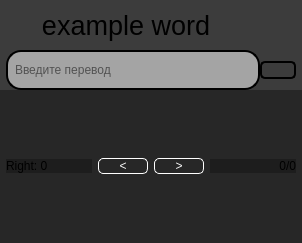
<?xml version="1.0" encoding="UTF-8"?>
<ui version="4.0">
 <class>Form</class>
 <widget class="QWidget" name="Form">
  <property name="geometry">
   <rect>
    <x>0</x>
    <y>0</y>
    <width>302</width>
    <height>243</height>
   </rect>
  </property>
  <property name="windowTitle">
   <string>Form</string>
  </property>
  <property name="styleSheet">
   <string notr="true">background-color: rgba(33, 33, 33, 167);</string>
  </property>
  <layout class="QVBoxLayout" name="verticalLayout_2">
   <property name="spacing">
    <number>0</number>
   </property>
   <property name="leftMargin">
    <number>0</number>
   </property>
   <property name="topMargin">
    <number>0</number>
   </property>
   <property name="rightMargin">
    <number>0</number>
   </property>
   <property name="bottomMargin">
    <number>0</number>
   </property>
   <item>
    <layout class="QVBoxLayout" name="verticalLayout_3" stretch="1,1,0">
     <property name="spacing">
      <number>0</number>
     </property>
     <item>
      <layout class="QHBoxLayout" name="horizontalLayout">
       <property name="leftMargin">
        <number>6</number>
       </property>
       <property name="rightMargin">
        <number>6</number>
       </property>
       <item>
        <widget class="QLabel" name="label">
         <property name="font">
          <font>
           <pointsize>20</pointsize>
          </font>
         </property>
         <property name="styleSheet">
          <string notr="true">background-color: rgba(255, 255, 255, 0);</string>
         </property>
         <property name="text">
          <string>example word</string>
         </property>
         <property name="alignment">
          <set>Qt::AlignCenter</set>
         </property>
         <property name="margin">
          <number>10</number>
         </property>
        </widget>
       </item>
       <item>
        <widget class="QLabel" name="label_2">
         <property name="maximumSize">
          <size>
           <width>50</width>
           <height>50</height>
          </size>
         </property>
         <property name="styleSheet">
          <string notr="true">background-color: rgba(255, 255, 255, 0);</string>
         </property>
         <property name="text">
          <string/>
         </property>
         <property name="pixmap">
          <pixmap>../../icons/checked.png</pixmap>
         </property>
         <property name="scaledContents">
          <bool>true</bool>
         </property>
        </widget>
       </item>
      </layout>
     </item>
     <item>
      <layout class="QHBoxLayout" name="horizontalLayout_2">
       <property name="leftMargin">
        <number>6</number>
       </property>
       <property name="rightMargin">
        <number>6</number>
       </property>
       <item>
        <widget class="QLineEdit" name="lineEdit">
         <property name="minimumSize">
          <size>
           <width>200</width>
           <height>40</height>
          </size>
         </property>
         <property name="styleSheet">
          <string notr="true">border-radius: 15px;
background-color: rgba(220, 220, 220, 167);
border: 2px solid #000;
padding-left: 5px;
padding-right: 5px;</string>
         </property>
         <property name="placeholderText">
          <string>Введите перевод</string>
         </property>
        </widget>
       </item>
       <item>
        <widget class="QPushButton" name="pushButton">
         <property name="styleSheet">
          <string notr="true">QPushButton {
color: rgb(250, 250, 250);
background-color: rgba(255, 255, 255, 0);
border-radius: 5px;
border: 2px solid #000;
}</string>
         </property>
         <property name="text">
          <string/>
         </property>
         <property name="icon">
          <iconset>
           <normaloff>../../icons/check-mark.png</normaloff>../../icons/check-mark.png</iconset>
         </property>
         <property name="iconSize">
          <size>
           <width>35</width>
           <height>35</height>
          </size>
         </property>
        </widget>
       </item>
      </layout>
     </item>
     <item>
      <widget class="QWidget" name="" native="true">
       <property name="styleSheet">
        <string notr="true">background-color: rgba(23, 23, 23, 148);</string>
       </property>
       <layout class="QHBoxLayout" name="horizontalLayout_3">
        <property name="leftMargin">
         <number>6</number>
        </property>
        <property name="rightMargin">
         <number>6</number>
        </property>
        <item>
         <widget class="QLabel" name="label_3">
          <property name="sizePolicy">
           <sizepolicy hsizetype="Preferred" vsizetype="Maximum">
            <horstretch>0</horstretch>
            <verstretch>0</verstretch>
           </sizepolicy>
          </property>
          <property name="text">
           <string>Right: 0</string>
          </property>
         </widget>
        </item>
        <item>
         <widget class="QPushButton" name="pushButton_3">
          <property name="sizePolicy">
           <sizepolicy hsizetype="Maximum" vsizetype="Maximum">
            <horstretch>0</horstretch>
            <verstretch>0</verstretch>
           </sizepolicy>
          </property>
          <property name="minimumSize">
           <size>
            <width>50</width>
            <height>0</height>
           </size>
          </property>
          <property name="styleSheet">
           <string notr="true">QPushButton {
color: rgb(250, 250, 250);
background-color: rgba(255, 255, 255, 0);
border-radius: 5px;
border: 1px solid #ffffff;
}</string>
          </property>
          <property name="text">
           <string>&lt;</string>
          </property>
         </widget>
        </item>
        <item>
         <widget class="QPushButton" name="pushButton_2">
          <property name="sizePolicy">
           <sizepolicy hsizetype="Maximum" vsizetype="Maximum">
            <horstretch>0</horstretch>
            <verstretch>0</verstretch>
           </sizepolicy>
          </property>
          <property name="minimumSize">
           <size>
            <width>50</width>
            <height>0</height>
           </size>
          </property>
          <property name="styleSheet">
           <string notr="true">QPushButton {
color: rgb(250, 250, 250);
background-color: rgba(255, 255, 255, 0);
border-radius: 5px;
border: 1px solid #ffffff;
}</string>
          </property>
          <property name="text">
           <string>&gt;</string>
          </property>
         </widget>
        </item>
        <item>
         <widget class="QLabel" name="label_4">
          <property name="sizePolicy">
           <sizepolicy hsizetype="Preferred" vsizetype="Maximum">
            <horstretch>0</horstretch>
            <verstretch>0</verstretch>
           </sizepolicy>
          </property>
          <property name="text">
           <string>0/0</string>
          </property>
          <property name="alignment">
           <set>Qt::AlignRight|Qt::AlignTrailing|Qt::AlignVCenter</set>
          </property>
         </widget>
        </item>
       </layout>
      </widget>
     </item>
    </layout>
   </item>
  </layout>
 </widget>
 <resources/>
 <connections/>
</ui>
